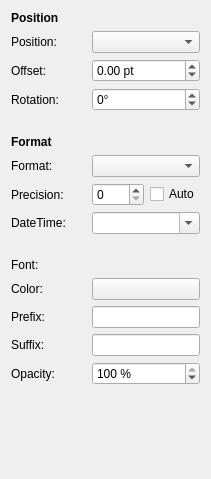
     <widget class="QWidget" name="tabLabels">
      <attribute name="title">
       <string>Labels</string>
      </attribute>
      <layout class="QGridLayout" name="gridLayout">
       <item row="0" column="0">
        <widget class="QLabel" name="lMajorGrid_2">
         <property name="font">
          <font>
           <weight>75</weight>
           <bold>true</bold>
          </font>
         </property>
         <property name="text">
          <string>Position</string>
         </property>
        </widget>
       </item>
       <item row="1" column="0">
        <widget class="QLabel" name="lLabelsPosition">
         <property name="text">
          <string>Position:</string>
         </property>
        </widget>
       </item>
       <item row="1" column="1">
        <spacer name="horizontalSpacer_7">
         <property name="orientation">
          <enum>Qt::Horizontal</enum>
         </property>
         <property name="sizeType">
          <enum>QSizePolicy::Fixed</enum>
         </property>
         <property name="sizeHint" stdset="0">
          <size>
           <width>17</width>
           <height>20</height>
          </size>
         </property>
        </spacer>
       </item>
       <item row="2" column="0">
        <widget class="QLabel" name="lLabelsOffset">
         <property name="text">
          <string>Offset:</string>
         </property>
        </widget>
       </item>
       <item row="3" column="0">
        <widget class="QLabel" name="lLabelsRotation">
         <property name="text">
          <string>Rotation:</string>
         </property>
        </widget>
       </item>
       <item row="4" column="0">
        <spacer name="verticalSpacer_7">
         <property name="orientation">
          <enum>Qt::Vertical</enum>
         </property>
         <property name="sizeType">
          <enum>QSizePolicy::Fixed</enum>
         </property>
         <property name="sizeHint" stdset="0">
          <size>
           <width>58</width>
           <height>18</height>
          </size>
         </property>
        </spacer>
       </item>
       <item row="5" column="0">
        <widget class="QLabel" name="lMajorGrid_3">
         <property name="font">
          <font>
           <weight>75</weight>
           <bold>true</bold>
          </font>
         </property>
         <property name="text">
          <string>Format</string>
         </property>
        </widget>
       </item>
       <item row="6" column="0">
        <widget class="QLabel" name="lLabelsFormat">
         <property name="text">
          <string>Format:</string>
         </property>
        </widget>
       </item>
       <item row="7" column="0">
        <widget class="QLabel" name="lLabelsPrecision">
         <property name="toolTip">
          <string>Number of digits after the decimal point</string>
         </property>
         <property name="text">
          <string>Precision:</string>
         </property>
        </widget>
       </item>
       <item row="7" column="2">
        <widget class="QSpinBox" name="sbLabelsPrecision">
         <property name="sizePolicy">
          <sizepolicy hsizetype="Expanding" vsizetype="Fixed">
           <horstretch>0</horstretch>
           <verstretch>0</verstretch>
          </sizepolicy>
         </property>
         <property name="toolTip">
          <string>Number of digits after the decimal point</string>
         </property>
        </widget>
       </item>
       <item row="7" column="3">
        <widget class="QCheckBox" name="chkLabelsAutoPrecision">
         <property name="toolTip">
          <string>Automatically determine the optimal number of digits after the decimal point</string>
         </property>
         <property name="text">
          <string>Auto</string>
         </property>
        </widget>
       </item>
       <item row="8" column="0">
        <widget class="QLabel" name="lLabelsDateTimeFormat">
         <property name="text">
          <string>DateTime:</string>
         </property>
        </widget>
       </item>
       <item row="9" column="0">
        <spacer name="verticalSpacer_8">
         <property name="orientation">
          <enum>Qt::Vertical</enum>
         </property>
         <property name="sizeType">
          <enum>QSizePolicy::Fixed</enum>
         </property>
         <property name="sizeHint" stdset="0">
          <size>
           <width>20</width>
           <height>18</height>
          </size>
         </property>
        </spacer>
       </item>
       <item row="10" column="0">
        <widget class="QLabel" name="lLabelsFont">
         <property name="text">
          <string>Font:</string>
         </property>
        </widget>
       </item>
       <item row="11" column="0">
        <widget class="QLabel" name="lLabelsColor">
         <property name="text">
          <string>Color:</string>
         </property>
        </widget>
       </item>
       <item row="12" column="0">
        <widget class="QLabel" name="lLabelsPrefix">
         <property name="text">
          <string>Prefix:</string>
         </property>
        </widget>
       </item>
       <item row="13" column="0">
        <widget class="QLabel" name="lLabelsSuffix">
         <property name="text">
          <string>Suffix:</string>
         </property>
        </widget>
       </item>
       <item row="14" column="0">
        <widget class="QLabel" name="lLabelsOpacity">
         <property name="text">
          <string>Opacity:</string>
         </property>
        </widget>
       </item>
       <item row="15" column="0">
        <spacer name="verticalSpacer_9">
         <property name="orientation">
          <enum>Qt::Vertical</enum>
         </property>
         <property name="sizeHint" stdset="0">
          <size>
           <width>20</width>
           <height>83</height>
          </size>
         </property>
        </spacer>
       </item>
       <item row="6" column="2" colspan="2">
        <widget class="KComboBox" name="cbLabelsFormat"/>
       </item>
       <item row="3" column="2" colspan="2">
        <widget class="QSpinBox" name="sbLabelsRotation">
         <property name="sizePolicy">
          <sizepolicy hsizetype="Preferred" vsizetype="Fixed">
           <horstretch>0</horstretch>
           <verstretch>0</verstretch>
          </sizepolicy>
         </property>
         <property name="toolTip">
          <string/>
         </property>
         <property name="suffix">
          <string>°</string>
         </property>
         <property name="minimum">
          <number>-180</number>
         </property>
         <property name="maximum">
          <number>180</number>
         </property>
         <property name="singleStep">
          <number>10</number>
         </property>
         <property name="value">
          <number>0</number>
         </property>
        </widget>
       </item>
       <item row="2" column="2" colspan="2">
        <widget class="QDoubleSpinBox" name="sbLabelsOffset">
         <property name="sizePolicy">
          <sizepolicy hsizetype="MinimumExpanding" vsizetype="Fixed">
           <horstretch>0</horstretch>
           <verstretch>0</verstretch>
          </sizepolicy>
         </property>
         <property name="suffix">
          <string> pt</string>
         </property>
         <property name="minimum">
          <double>-99.989999999999995</double>
         </property>
         <property name="singleStep">
          <double>0.500000000000000</double>
         </property>
        </widget>
       </item>
       <item row="1" column="2" colspan="2">
        <widget class="KComboBox" name="cbLabelsPosition"/>
       </item>
       <item row="8" column="2" colspan="2">
        <widget class="KComboBox" name="cbLabelsDateTimeFormat">
         <property name="editable">
          <bool>true</bool>
         </property>
        </widget>
       </item>
       <item row="10" column="2" colspan="2">
        <widget class="KFontRequester" name="kfrLabelsFont"/>
       </item>
       <item row="11" column="2" colspan="2">
        <widget class="KColorButton" name="kcbLabelsFontColor">
         <property name="sizePolicy">
          <sizepolicy hsizetype="Preferred" vsizetype="Fixed">
           <horstretch>0</horstretch>
           <verstretch>0</verstretch>
          </sizepolicy>
         </property>
        </widget>
       </item>
       <item row="12" column="2" colspan="2">
        <widget class="QLineEdit" name="leLabelsPrefix">
         <property name="sizePolicy">
          <sizepolicy hsizetype="Preferred" vsizetype="Fixed">
           <horstretch>0</horstretch>
           <verstretch>0</verstretch>
          </sizepolicy>
         </property>
        </widget>
       </item>
       <item row="13" column="2" colspan="2">
        <widget class="QLineEdit" name="leLabelsSuffix"/>
       </item>
       <item row="14" column="2" colspan="2">
        <widget class="QSpinBox" name="sbLabelsOpacity">
         <property name="sizePolicy">
          <sizepolicy hsizetype="Preferred" vsizetype="Fixed">
           <horstretch>0</horstretch>
           <verstretch>0</verstretch>
          </sizepolicy>
         </property>
         <property name="toolTip">
          <string>The opacity ranges from 0 to 100, where 0 is fully transparent and 100 is fully opaque.</string>
         </property>
         <property name="suffix">
          <string> %</string>
         </property>
         <property name="minimum">
          <number>0</number>
         </property>
         <property name="maximum">
          <number>100</number>
         </property>
         <property name="singleStep">
          <number>10</number>
         </property>
         <property name="value">
          <number>100</number>
         </property>
        </widget>
       </item>
      </layout>
     </widget>
